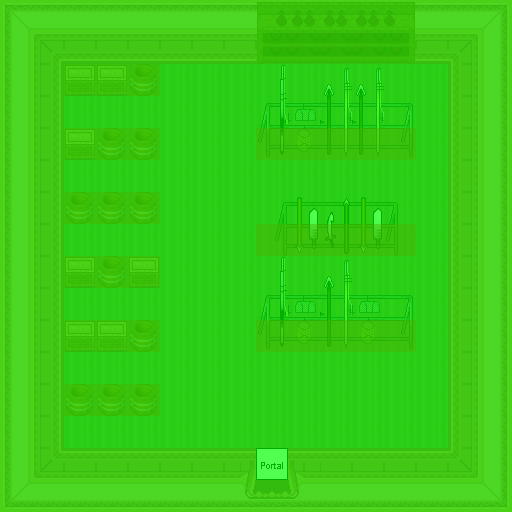

Tiled map render using the project's own tile images. Description and the map definition, with tile-layer contents summarised, below:
An orthogonal 16x16 tile map with 32x32 px tiles, 7 tile layers (0_floor, 1_terrain, 2_object, 3_roof, ...), 12 tilesets.

<map version="1.0" orientation="orthogonal" renderorder="right-down" width="16" height="16" tilewidth="32" tileheight="32" nextobjectid="1">
 <tileset firstgid="1" name="../../tileset/building/wall/int_wall_pale.png" tilewidth="32" tileheight="32" tilecount="16" columns="2">
  <image source="../../tileset/building/wall/int_wall_pale.png" trans="ff00ff" width="64" height="256" />
 </tileset>
 <tileset firstgid="17" name="../../tileset/building/wall/int_wall_purple.png" tilewidth="32" tileheight="32" tilecount="20" columns="2">
  <image source="../../tileset/building/wall/int_wall_purple.png" trans="ff00ff" width="64" height="320" />
 </tileset>
 <tileset firstgid="37" name="../../tileset/furniture/table/rectangular_with_meals.png" tilewidth="32" tileheight="32" tilecount="9" columns="3">
  <image source="../../tileset/furniture/table/rectangular_with_meals.png" trans="ff00ff" width="96" height="96" />
 </tileset>
 <tileset firstgid="46" name="../../tileset/item/pot/box.png" tilewidth="32" tileheight="32" tilecount="1" columns="1">
  <image source="../../tileset/item/pot/box.png" width="32" height="32" />
 </tileset>
 <tileset firstgid="47" name="../../tileset/item/pot/barrel.png" tilewidth="32" tileheight="32" tilecount="2" columns="1">
  <image source="../../tileset/item/pot/barrel.png" width="32" height="64" />
 </tileset>
 <tileset firstgid="49" name="../../tileset/item/armor/weapons_rack.png" tilewidth="32" tileheight="32" tilecount="18" columns="9">
  <image source="../../tileset/item/armor/weapons_rack.png" width="288" height="64" />
 </tileset>
 <tileset firstgid="67" name="../../tileset/building/entrance/pale_red_ns.png" tilewidth="32" tileheight="32" tilecount="36" columns="9">
  <image source="../../tileset/building/entrance/pale_red_ns.png" trans="ff00ff" width="288" height="128" />
 </tileset>
 <tileset firstgid="103" name="../../tileset/furniture/shelve/pale_book_bottle_shelf.png" tilewidth="32" tileheight="32" tilecount="12" columns="3">
  <image source="../../tileset/furniture/shelve/pale_book_bottle_shelf.png" trans="ff00ff" width="96" height="128" />
 </tileset>
 <tileset firstgid="115" name="../../tileset/logic/portal.png" tilewidth="32" tileheight="32" tilecount="7" columns="7">
  <image source="../../tileset/logic/portal.png" width="224" height="32" />
 </tileset>
 <tileset firstgid="122" name="../../tileset/logic/collision.png" tilewidth="32" tileheight="32" tilecount="1" columns="1">
  <image source="../../tileset/logic/collision.png" width="32" height="32" />
 </tileset>
 <tileset firstgid="123" name="rods" tilewidth="32" tileheight="32" tilecount="12" columns="4">
  <image source="../../tileset/item/fishrods.png" width="128" height="96" />
 </tileset>
 <tileset firstgid="135" name="../../tileset/logic/protection.png" tilewidth="32" tileheight="32" tilecount="2" columns="2">
  <image source="../../tileset/logic/protection.png" width="64" height="32" />
 </tileset>
 <layer name="0_floor" width="16" height="16">
  <data>[256 cells, 256 non-empty, 1 distinct tile ids]</data>
 </layer>
 <layer name="1_terrain" width="16" height="16">
  <data>[256 cells, 145 non-empty, 32 distinct tile ids]</data>
 </layer>
 <layer name="2_object" width="16" height="16">
  <data>[256 cells, 10 non-empty, 6 distinct tile ids]</data>
 </layer>
 <layer name="3_roof" width="16" height="16">
  <data>[256 cells, 20 non-empty, 10 distinct tile ids]</data>
 </layer>
 <layer name="objects" width="16" height="32">
  <data>[512 cells, 2 non-empty, 1 distinct tile ids]</data>
 </layer>
 <layer name="collision" width="16" height="16" opacity="0.44">
  <data>[256 cells, 144 non-empty, 1 distinct tile ids]</data>
 </layer>
 <layer name="protection" width="16" height="16" opacity="0.69">
  <data>[256 cells, 256 non-empty, 1 distinct tile ids]</data>
 </layer>
</map>
